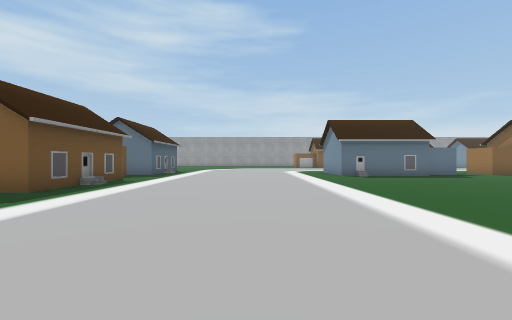
view 1 (above)

22 first-person views from a walk through a 3-D level made in the Unity game engine. The camera is 1.3 m above the floor, looks level and sees 90° across. The floor is counted in squares, 2 m on a side. Each view is taken from the middle of a square. On the plan, view 1 faces up. The plan holds only what a view shows up to about 9 squares ahead; the rest is blank. The place goes on beyond the plan. The player character is not drawn. Some surface patterns are stand-ins.

view 2
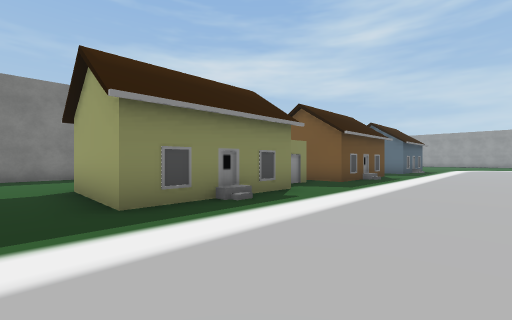

view 3
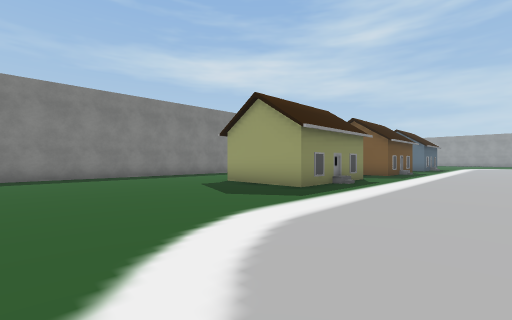

view 4
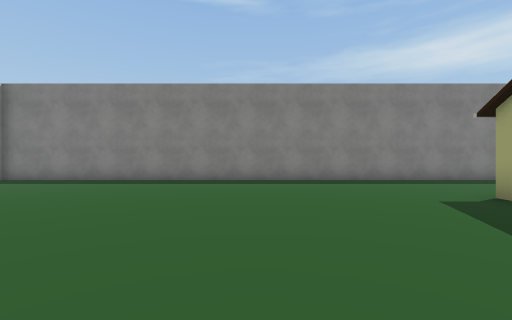

view 5
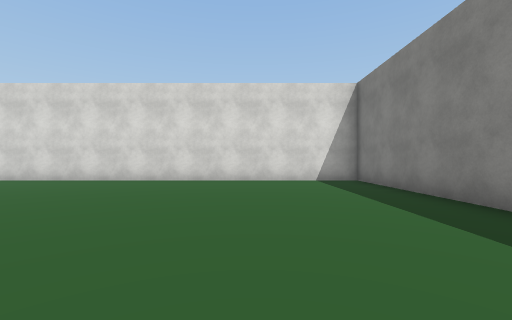

view 6
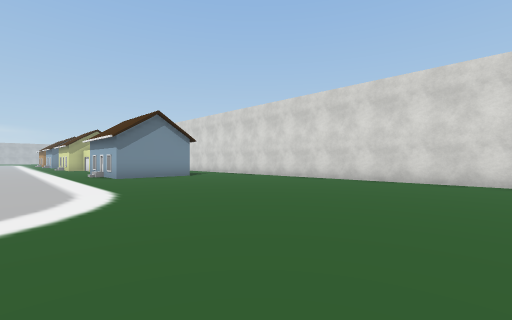

view 7
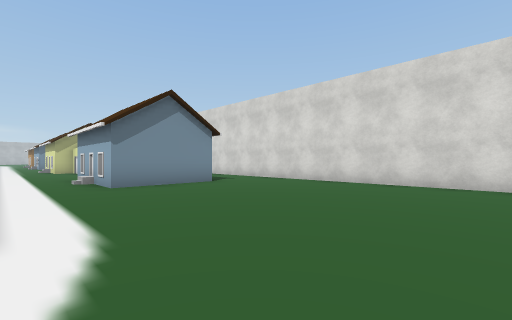

view 8
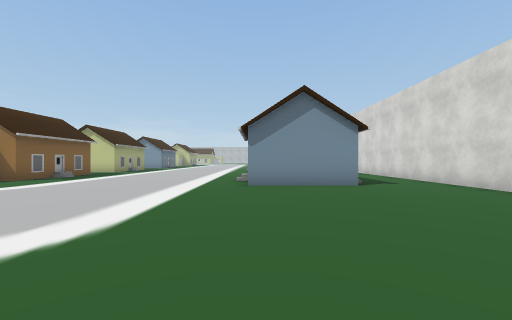

view 9
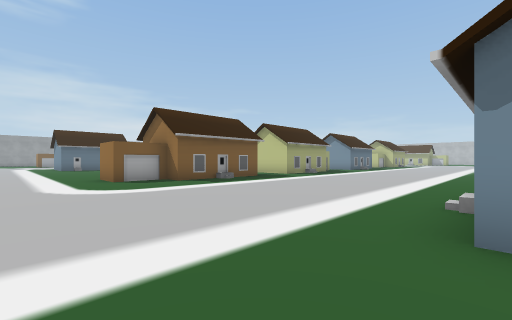

view 10
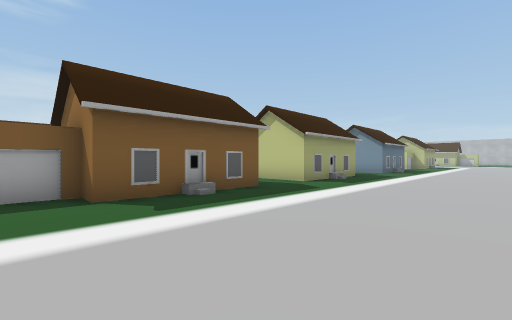

view 11
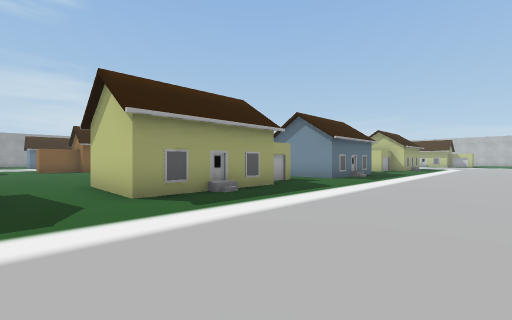

view 12
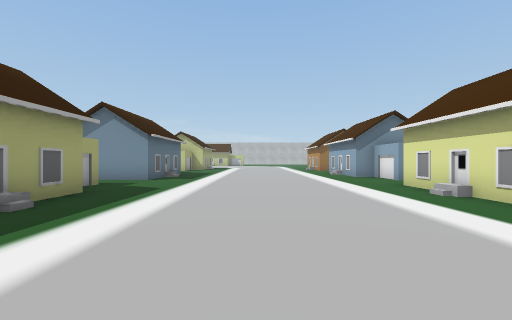

view 13
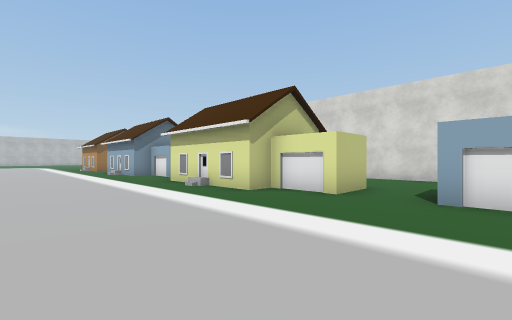

view 14
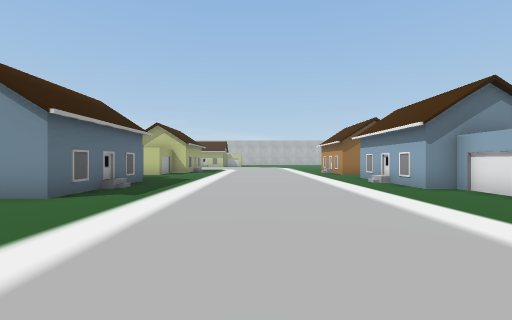

view 15
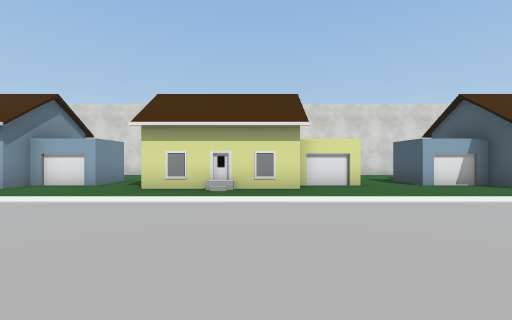

view 16
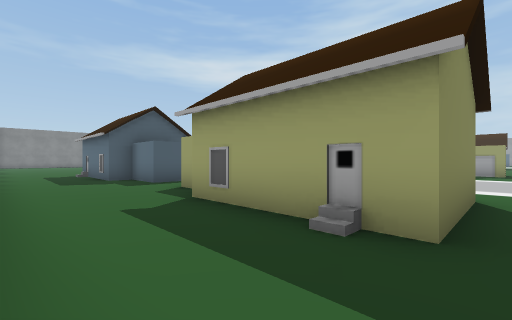

view 17
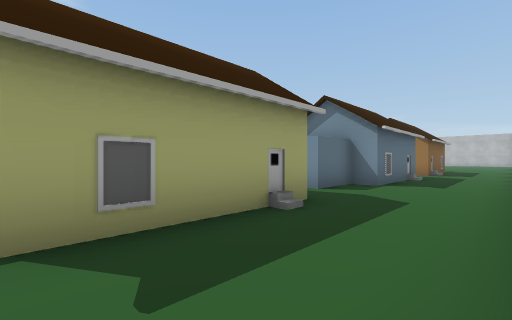

view 18
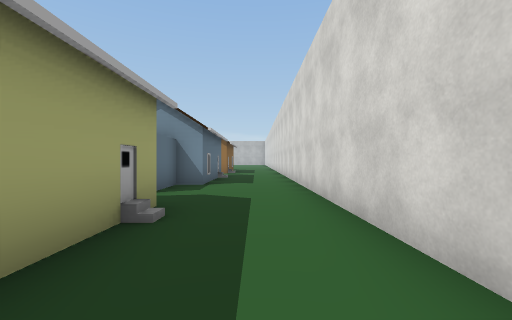

view 19
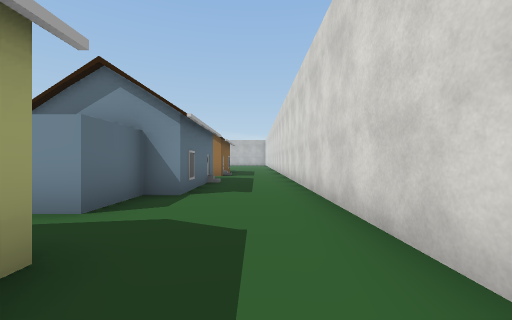

view 20
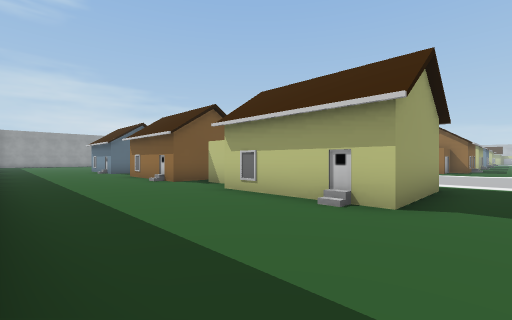

view 21
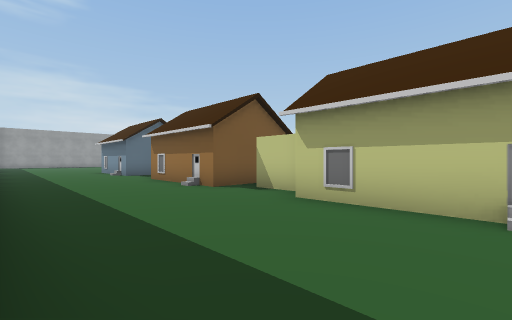

view 22
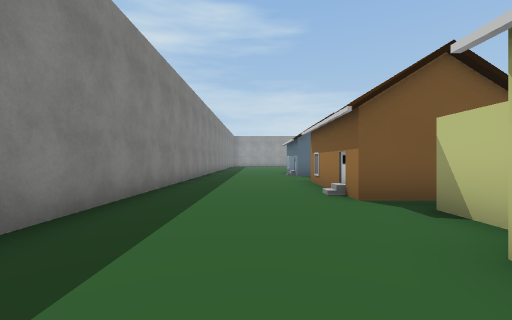

### Floor plan
Key: @ floor where view 1 was taken; # wall or solid block; . floor; H house.
Columns run from 12 left of view 1 to 22 right of it. Each row starts with its distance up from view 1.
 10 #....
  9 #.....H .............
  8 #....HHH.............
  7 #....HHH............
  6 #....HHH...........  ..
  5 #....HHH..........   ...
  4 #.....H..........    ...
  3 #.....H.........     ...
  2 #....HHH........ H   ..H      H
  1 #....HHH........HHHHH..HHHHH .HHHH
  0 #....HHH....@....HHHH..HHHH...HHHH
 -1 #....HHH...........................
 -2 #..................................
 -3 #........... ......................
 -4 #........... ......................
 -5 #..................................
 -6 #..................................
 -7 #..................................
 -8 #...............HHHH....HHHH...HHHH
 -9 #...............HHHHH..HHHHH.HHHHHH
-10 #...............H HHH..HHHHH..HHHHH
-11 #..................................
-12 #..................................
-13 #..................................
-14 ###################   #############

Where each view was taken, in squares from view 1:
view 1: 0 up, 0 right, facing up
view 2: 2 down, 1 left, facing up-left
view 3: 6 down, 1 left, facing up-left
view 4: 5 down, 3 left, facing left
view 5: 5 down, 8 left, facing down
view 6: 5 down, 6 left, facing down-right
view 7: 6 down, 3 left, facing down-right
view 8: 8 down, 3 left, facing right
view 9: 8 down, 1 right, facing up-right
view 10: 5 down, 4 right, facing up-right
view 11: 5 down, 9 right, facing up-right
view 12: 4 down, 9 right, facing right
view 13: 4 down, 8 right, facing down-right
view 14: 4 down, 13 right, facing right
view 15: 2 down, 13 right, facing down
view 16: 13 down, 16 right, facing up-left
view 17: 13 down, 12 right, facing up-right
view 18: 12 down, 12 right, facing right
view 19: 12 down, 14 right, facing right
view 20: 2 down, 11 left, facing up-right
view 21: 0 up, 11 left, facing up-right
view 22: 1 up, 9 left, facing up
